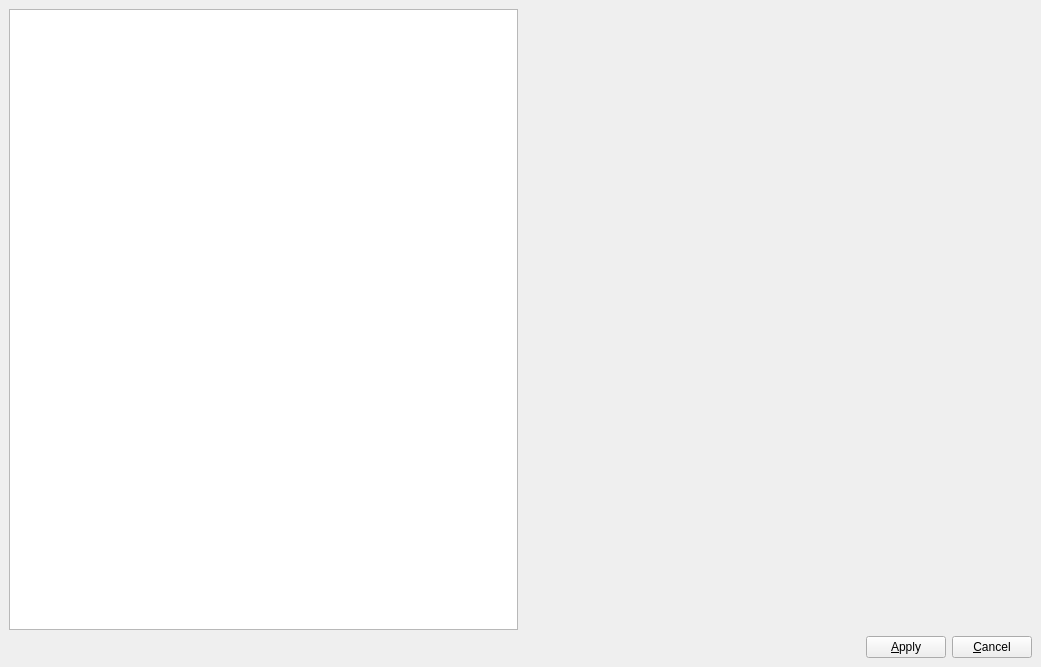
<?xml version="1.0" encoding="UTF-8"?>
<ui version="4.0">
 <class>MainWindow</class>
 <widget class="QMainWindow" name="MainWindow">
  <property name="geometry">
   <rect>
    <x>0</x>
    <y>0</y>
    <width>1041</width>
    <height>667</height>
   </rect>
  </property>
  <property name="windowTitle">
   <string>HEAD Component Manager</string>
  </property>
  <widget class="QWidget" name="centralwidget">
   <layout class="QVBoxLayout" name="verticalLayout">
    <item>
     <layout class="QHBoxLayout" name="horizontalLayout">
      <item>
       <widget class="QTableWidget" name="componentTableWidget">
        <property name="sizePolicy">
         <sizepolicy hsizetype="Ignored" vsizetype="Expanding">
          <horstretch>0</horstretch>
          <verstretch>0</verstretch>
         </sizepolicy>
        </property>
        <attribute name="horizontalHeaderVisible">
         <bool>false</bool>
        </attribute>
        <attribute name="horizontalHeaderStretchLastSection">
         <bool>true</bool>
        </attribute>
        <attribute name="verticalHeaderVisible">
         <bool>false</bool>
        </attribute>
       </widget>
      </item>
      <item>
       <widget class="QLabel" name="desc">
        <property name="text">
         <string/>
        </property>
       </widget>
      </item>
     </layout>
    </item>
    <item>
     <layout class="QHBoxLayout" name="horizontalLayout_2">
      <item>
       <spacer name="horizontalSpacer">
        <property name="orientation">
         <enum>Qt::Horizontal</enum>
        </property>
        <property name="sizeHint" stdset="0">
         <size>
          <width>40</width>
          <height>20</height>
         </size>
        </property>
       </spacer>
      </item>
      <item>
       <widget class="QPushButton" name="applyButton">
        <property name="sizePolicy">
         <sizepolicy hsizetype="Minimum" vsizetype="Fixed">
          <horstretch>0</horstretch>
          <verstretch>0</verstretch>
         </sizepolicy>
        </property>
        <property name="text">
         <string>&amp;Apply</string>
        </property>
       </widget>
      </item>
      <item>
       <widget class="QPushButton" name="cancelButton">
        <property name="text">
         <string>&amp;Cancel</string>
        </property>
       </widget>
      </item>
     </layout>
    </item>
   </layout>
  </widget>
 </widget>
 <resources/>
 <connections>
  <connection>
   <sender>cancelButton</sender>
   <signal>clicked()</signal>
   <receiver>MainWindow</receiver>
   <slot>close()</slot>
   <hints>
    <hint type="sourcelabel">
     <x>988</x>
     <y>643</y>
    </hint>
    <hint type="destinationlabel">
     <x>520</x>
     <y>333</y>
    </hint>
   </hints>
  </connection>
 </connections>
</ui>
